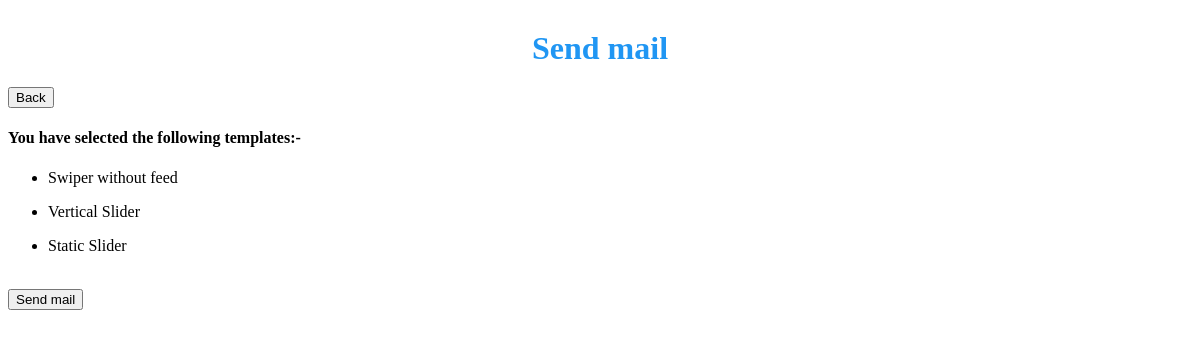
The app's page /endpage.php?id=152 (signed in) with its own data.
### tables this page shows
CREATE TABLE `assign_task` (
  `id` int(11) NOT NULL,
  `task_name` varchar(255) NOT NULL,
  `temp_tbd` varchar(255) NOT NULL DEFAULT '0',
  `assign_to` varchar(255) NOT NULL,
  `time_v` int(255) NOT NULL,
  `deviation_v` int(255) NOT NULL,
  `status_v` int(11) NOT NULL DEFAULT 0,
  `member` varchar(255) NOT NULL,
  `assign_time` datetime NOT NULL,
  `assets` varchar(255) NOT NULL,
  `previews` varchar(255) NOT NULL,
  `adtags` varchar(255) NOT NULL
);

### endpage.php (the view, shortened to what this page needs)
<?php
include "conn.php";
$id=$_GET['id'];
?>
<!DOCTYPE html>
<html lang="en">
<head>
    <link rel="stylesheet" href="style.css">
</head>
<body>
<h1 class="heading">Send mail</h1>
    <form action="" method="post">
      <button onclick="location='../'">Back</button>
    <br>
    <div>
        <h4>You have selected the following templates:- </h4>
        <?php
        $sql10="SELECT * FROM `tracker_data` WHERE id = $id LIMIT 1";
        $result10=mysqli_query($connectDB,$sql10);
        $row10=mysqli_fetch_assoc($result10);
      $campaign_name=$row10['campaign_name'];
      $sql11="SELECT * FROM `assign_task` WHERE task_name='$campaign_name'";
      $result11=mysqli_query($connectDB,$sql11);
          while($row11=mysqli_fetch_assoc($result11)){
            ?>
            <ul>
                <li>
                    <?php echo $row11["temp_tbd"] ?>
                </li>
            </ul>
            <?php
        }
        ?>
        <br><button type="submit" name="send">
            Send mail
        </button>
        </form>
</body>
</html>

### style.css (style rules this page uses)
.heading { margin-top: 30px; color: #2096f3; text-align: center; margin-bottom:20px; }

### records on screen
assign_task: temp_tbd "Swiper without feed"
assign_task: temp_tbd "Vertical Slider"
assign_task: temp_tbd "Static Slider"
